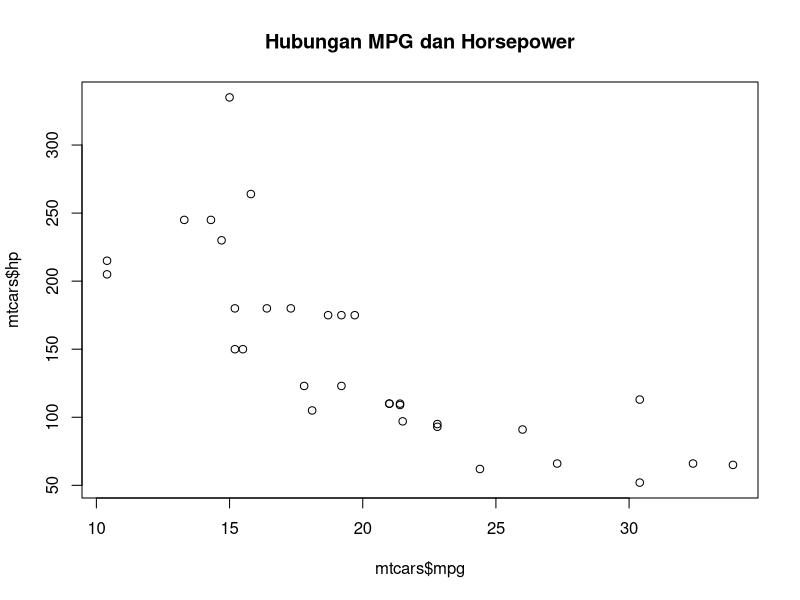

Write R code to recreate this figure.
data <- mtcars
summary("mtcars")
sum(mtcars$mpg)
sd(mtcars$mpg)
plot(mtcars$mpg, mtcars$hp, main="Hubungan MPG dan Horsepower")
#Melihat korelasi antara konsumsi bensin (mpg) dan berat mobil (wt)
cor(mtcars$mpg, mtcars$hp)
